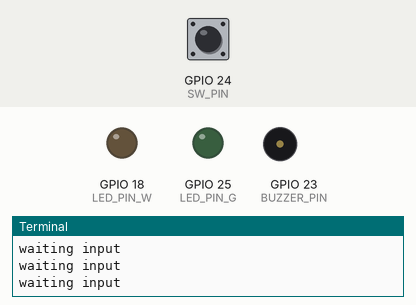
Bench run of a program on a simulated Raspberry Pi (BCM pin numbers). Shown: output pins drawn as LEDs (lit = HIGH), buzzer (waves = sounding, pin HIGH), the last lines printed to the terminal. Dashed ring = blinking. The test bench sets the inputs (shaded band); at power-on: GPIO 24 (SW_PIN) HIGH.

Above: at 1.2 s.
1.3 s: GPIO 24 (SW_PIN) pulled LOW for 0.15 s
At 1.4 s:
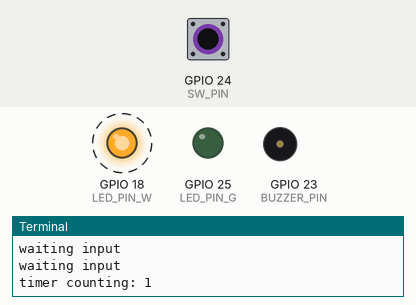
Timing chart, 0 to 10.4 s (numbered marks = the images above; inputs shaded):
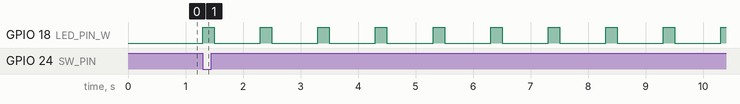

The program:

ramen_timer.py
```python
#coding: utf-8

import sys
import time
import wiringpi as pi

# pin numbers
SW_PIN = 24
BUZZER_PIN = 23
LED_PIN_W = 18
LED_PIN_G = 25

# pin setting
pi.wiringPiSetupGpio()
pi.pinMode(LED_PIN_W, pi.OUTPUT)
pi.pinMode(LED_PIN_G, pi.OUTPUT)
pi.pinMode(BUZZER_PIN, pi.OUTPUT)
pi.pullUpDnControl(SW_PIN, pi.INPUT)

# test
# pi.digitalWrite(BUZZER_PIN, pi.HIGH)
# time.sleep(0.5)
# pi.digitalWrite(BUZZER_PIN, pi.LOW)


def is_sw_pushed():
    return pi.digitalRead(SW_PIN) == pi.LOW

def waiting_input():
    while True:
        print("waiting input")
        if(is_sw_pushed()):
            return True
        time.sleep(0.1)


def timer_counting(duration):
    elapsed_time = 1
    while(elapsed_time < duration):
        # if (is_sw_pushed()): elapsed_time = 0
        print("timer counting: {}".format(elapsed_time))
        pi.digitalWrite(LED_PIN_W, pi.HIGH)
        time.sleep(0.2)
        pi.digitalWrite(LED_PIN_W, pi.LOW)
        time.sleep(0.8)
        elapsed_time += 1
    pi.digitalWrite(LED_PIN_W, pi.LOW)
    return True

def calling_buzzer():
    while True:
        print("calling buzzer")
        pi.digitalWrite(LED_PIN_G, pi.HIGH)
        pi.digitalWrite(BUZZER_PIN, pi.HIGH)
        time.sleep(0.1)
        if (is_sw_pushed()):
            break
    pi.digitalWrite(BUZZER_PIN, pi.LOW)
    pi.digitalWrite(LED_PIN_G, pi.LOW)

    return True

def main():
    try:
        while True:
            waiting_input()
            timer_counting(180)
            calling_buzzer()
            time.sleep(1)
    except KeyboardInterrupt:
        print("Interrupted.")
        sys.exit(0)

    return 0

if __name__ == "__main__":
    main()
```

Measured:
- after the input at 1.3 s, GPIO 18 (LED_PIN_W): alternates HIGH for 0.20 s and LOW for 0.80 s, starting at once
